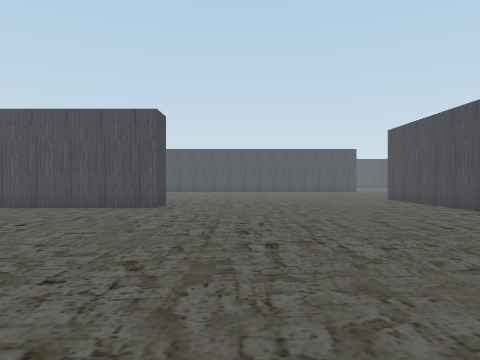
View 1 (above)

23 first-person views from a walk through a scene from a Unity 3-D project. The camera is 1.2 m above the floor, looks level and sees 70° across. The floor is counted in squares, 1.8 m on a side. Each view is taken from the middle of a square. On the plan, view 1 faces up. The plan holds only what a view shows up to about 10 squares ahead; the rest is blank. The place goes on beyond the plan. The player character is not drawn.

View 2
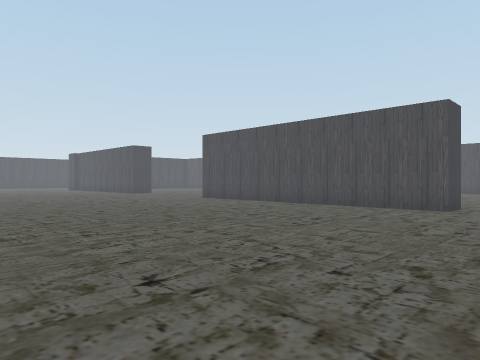

View 3
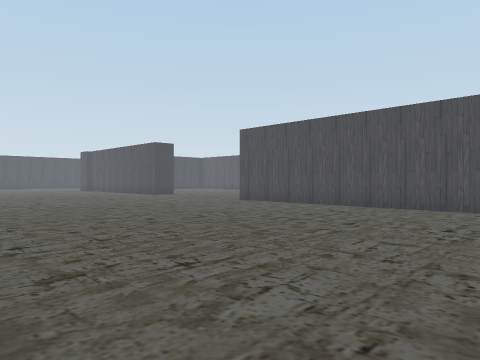

View 4
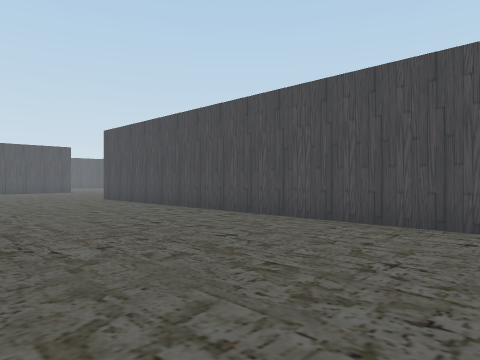

View 5
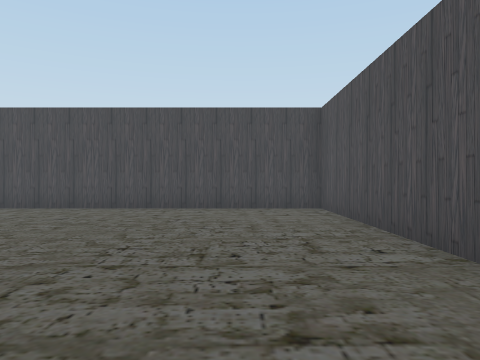

View 6
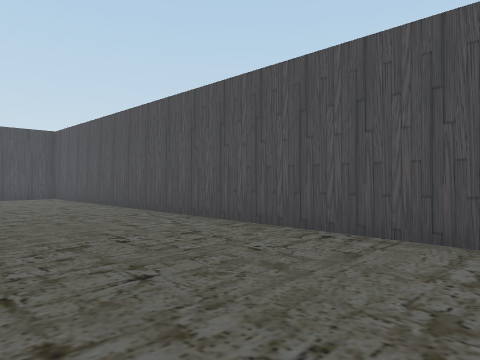

View 7
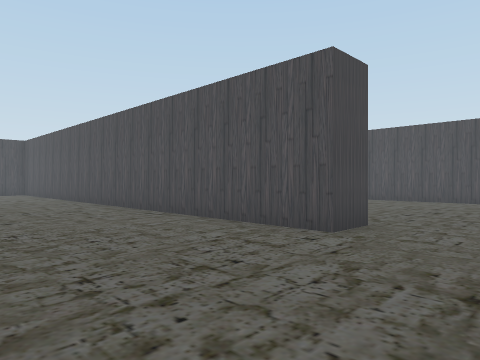

View 8
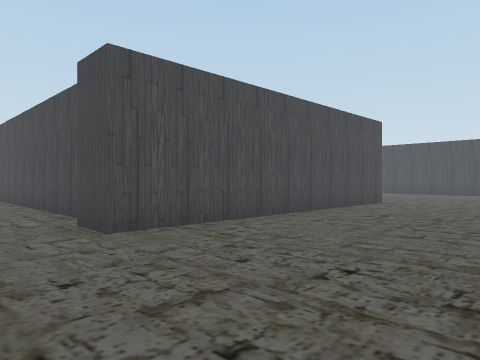

View 9
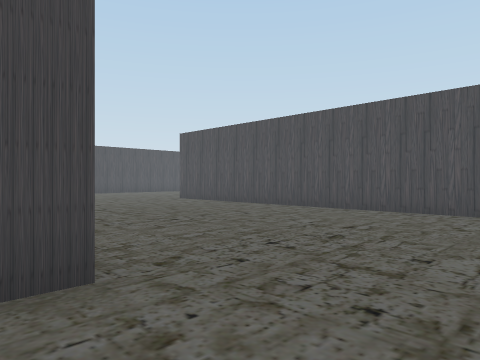

View 10
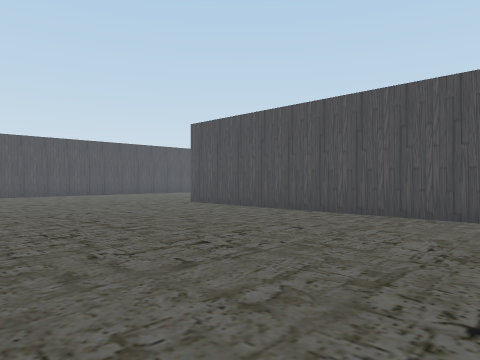

View 11
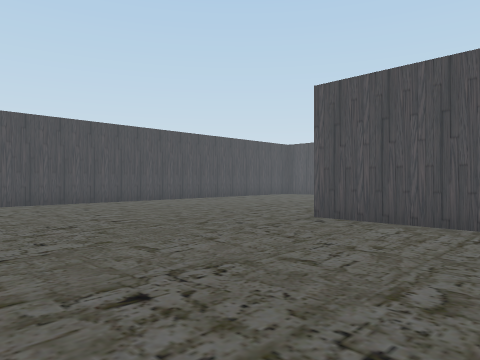

View 12
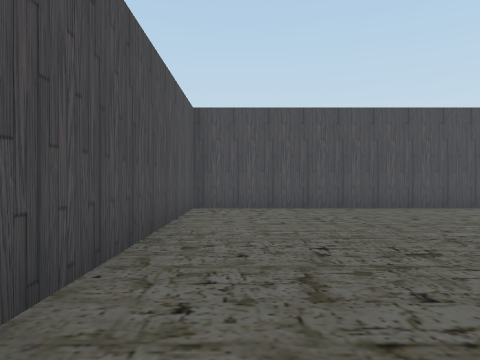

View 13
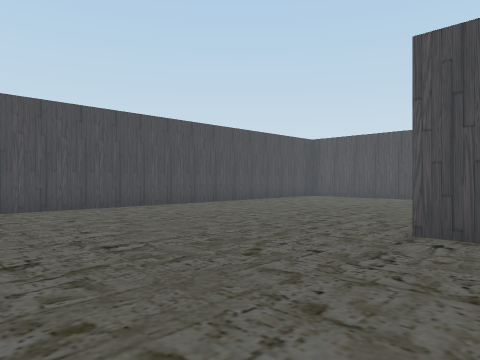

View 14
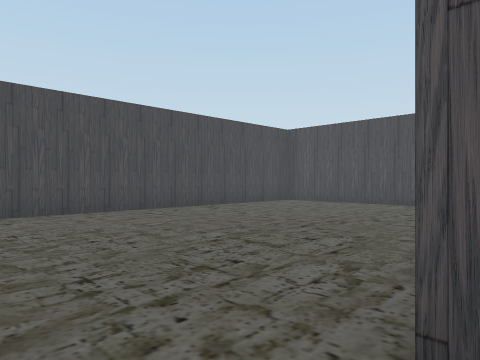

View 15
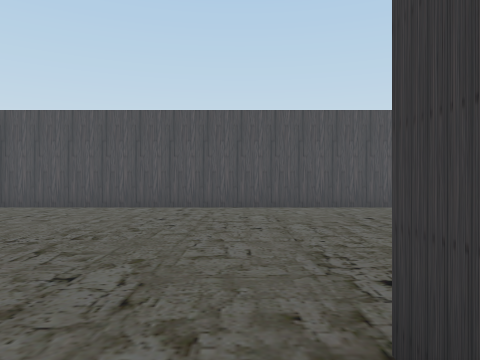

View 16
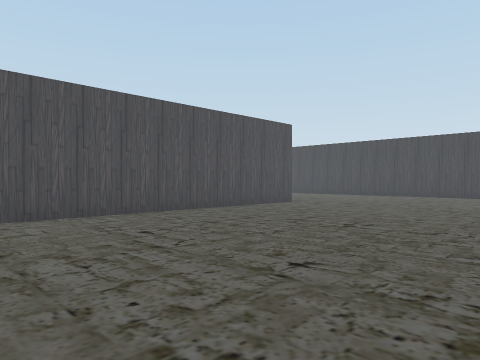

View 17
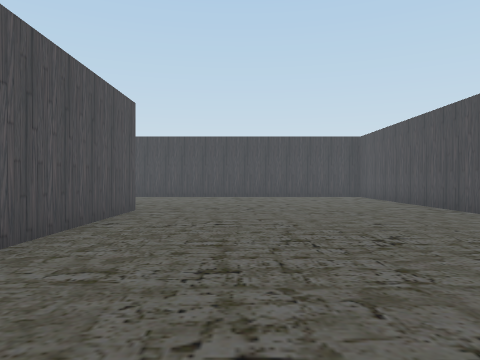

View 18
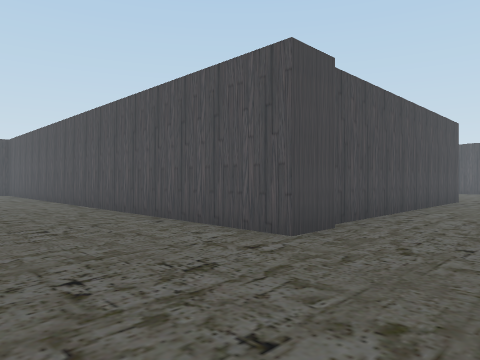

View 19
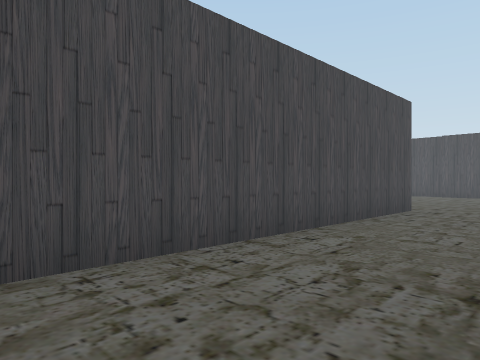

View 20
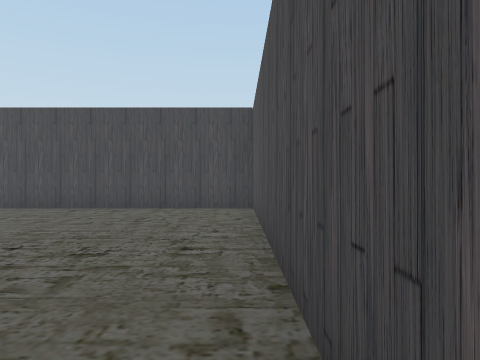

View 21
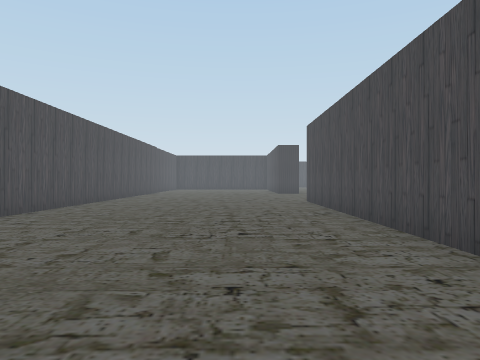

View 22
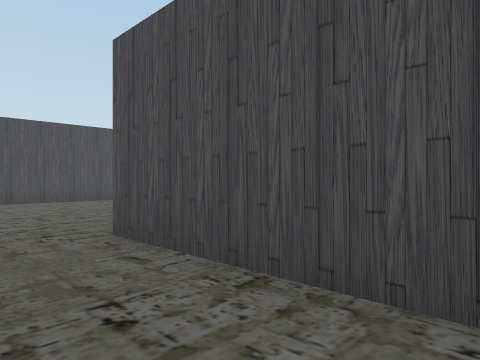

View 23
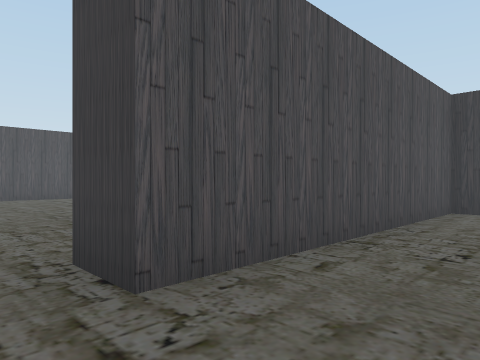

### Floor plan
Points are (right, up) in squares from view 1. A wall is a line through its corners. A room is listed if a view was taken in it or the views show most of it. See-through windows are left out.
Room 1 (views 1, 2, 3, 4, 5, 6, 7, 8, 22, 23)
walls: (-8.8, 9.2) (-2, 9.2) (-2, 8.2) (-10.2, 8.2) (-10.2, 9.1); (-9.8, 10.2) (-9.8, 11.5); (-9.8, -1.9) (5, -1.9) (5, 10)
ways out: opening at (-11, -1.7) to room 2
Room 2 (views 9, 10, 11, 12, 13, 14, 15, 16, 17, 18, 19, 20, 21)
walls: (-1.6, -9.8) (-1.6, -10.4); (-8.6, -10.3) (-12, -10.3); (-10.8, -9.3) (-1.5, -9.3); (-9.6, -18.4) (-9.6, -17.3) (5, -17.3) (5, -2.9) (-9, -2.9); (-9.8, -3) (-9.8, -1.9); (-9.4, -25.5) (-9.4, -18.4)
ways out: opening at (-11, -1.7) to room 1

Where each view was taken, in squares from view 1:
view 1: 0 up, 0 right, facing up
view 2: 0 up, 0 right, facing up-left
view 3: 0 up, 2 left, facing up-left
view 4: 0 up, 0 right, facing up-right
view 5: 0 up, 3 left, facing right
view 6: 2 up, 8 left, facing down-right
view 7: 2 up, 12 left, facing down-right
view 8: 4 up, 12 left, facing up-right
view 9: 2 down, 12 left, facing down-right
view 10: 3 down, 10 left, facing down-right
view 11: 4 down, 5 left, facing down-right
view 12: 4 down, 3 left, facing right
view 13: 5 down, 3 left, facing down-right
view 14: 8 down, 2 left, facing down-right
view 15: 9 down, 1 left, facing down
view 16: 11 down, 1 left, facing down-left
view 17: 15 down, 2 left, facing left
view 18: 14 down, 12 left, facing down-right
view 19: 18 down, 12 left, facing down-right
view 20: 17 down, 3 left, facing right
view 21: 5 down, 1 right, facing left
view 22: 11 up, 6 left, facing down-right
view 23: 11 up, 1 left, facing down-left
